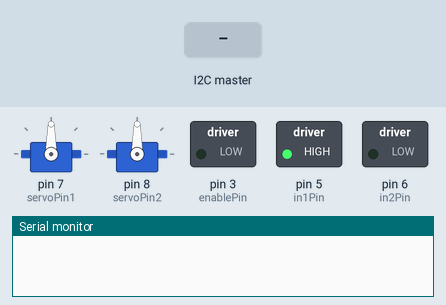
This sketch was run on a simulated Arduino Uno, built with avr-gcc and run on an emulated ATmega328P. Shown: 2 × servo, switched loads named in the sketch (green lamp = pin HIGH), the last lines printed to the serial monitor. The test bench sets the inputs (shaded band).

Above: at 1.2 s.
1.3 s: the I2C master sends the byte 1
At 2.4 s:
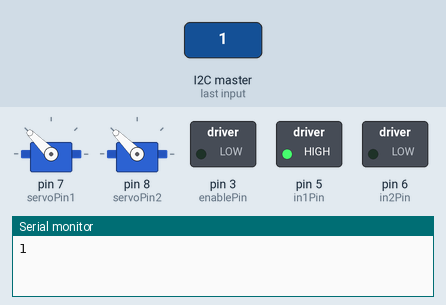
2.8 s: the I2C master sends the byte 2
At 3.5 s:
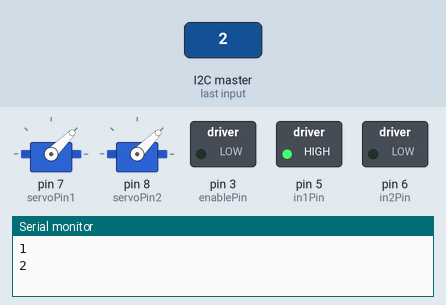
4.3 s: the I2C master sends the byte 0
At 4.6 s:
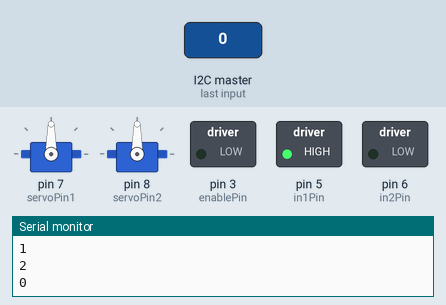
Timing chart, 0 to 7.3 s (numbered marks = the images above; inputs shaded):
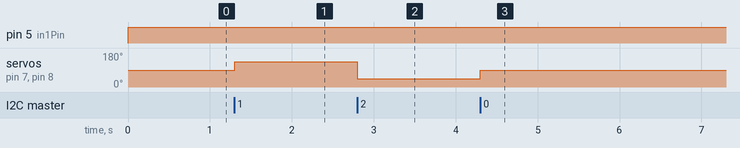

Measured:
- after the input at 1.3 s, servo on pin 7 (servoPin1), servo on pin 8 (servoPin2): 90° → 135° at once
- after the input at 2.8 s, servo on pin 7 (servoPin1), servo on pin 8 (servoPin2): 135° → 45° at once
- after the input at 4.3 s, servo on pin 7 (servoPin1), servo on pin 8 (servoPin2): 45° → 90° at once

The sketch:

slave-lokaverkefni-vesm2.ino
```cpp
// Sæki Wire library-ið svo að ég geti sent upplýsingar milli báða arduino-ana og ég sæki servo svo að ég geti stjórnað servo-unum
#include <Wire.h>
#include <Servo.h>

// Defina slave I2C addressið og echoPin og trigPin fyrir ultrasonic sensorinn
#define SLAVE_ADDR 9
#define echoPin 4
#define trigPin 2

// Geri receiveEvent og request sem að keyra smá kóða til að taka á móti og suprja eftir upplýsingum frá slave arduino
void receiveEvent(int);
void requestEvent();

// Set upp pinnanna fyrir L293D chip-ið sem að stjórnar DC mótorunum
int enablePin = 3;
int in1Pin = 5;
int in2Pin = 6;

// Set upp báða servo pinnanna
int servoPin1 = 7;
int servoPin2 = 8;

// Bæy til servo object fyrir báða servo-ana
Servo Servo1;
Servo Servo2;

// Breyta fyrir upplýsingar sem ég fæ frá master
int rd;

boolean reverse = 0;

void setup() {

  // Tengi servo-ana við pinnana sem þeir eru í
  Servo1.attach(servoPin1);
  Servo2.attach(servoPin2);

  pinMode(trigPin, OUTPUT); // Læt trigPinnann sem OUTPUT
  pinMode(echoPin, INPUT); // Læt ehcoPinnann sem INPUT
  Serial.begin(9600); // // Set upp Serial

  pinMode(in1Pin, OUTPUT);
  pinMode(in2Pin, OUTPUT);
  pinMode(enablePin, OUTPUT);

  // Byrja I2C samskipti sem slave
  Wire.begin(8);
  Wire.onReceive(receiveEvent);
  Wire.onRequest(requestEvent);


}

void loop() {
  // Ég sendi númer frá masterinum til slave eftir því hvaða átt notandi ýtir á tökkunum á fjarstýringunni og eftir því hvaða átt hann velur þá læt ég bílinn fara í rétta átt
  if (rd == 4) {
    setMotor(200, reverse);
  }
  else if (rd == 3) {
    setMotor(200, ! reverse);
  }
  else if (rd == 2) {
    Servo1.write(45);
    Servo2.write(45);
  }
  else if (rd == 1) {
    Servo1.write(135);
    Servo2.write(135);
  } else {
    Servo1.write(90);
    Servo2.write(90);
    setMotor(0, reverse);
  }
}

// Hérna er tekið inn tvær breytur speed sem að velur hversu hratt DC mótorinn fer og tekur inn breytu reverse sem að er venjulega 0 en ef notandi velur að bakka þá verður breytan 1 og bíllinn bakkar eða fer áfram eftir því
void setMotor(int speed, boolean reverse)
{
  analogWrite(enablePin, speed);
  digitalWrite(in1Pin, ! reverse);
  digitalWrite(in2Pin, reverse);
}

void receiveEvent(int howMany) {
  // Tek inn upplýsingar frá master-inum
  rd = Wire.read();
  // Prenta það sem mér er sent
  Serial.println(rd);

}

// Þegar að masterinn vill fá upplýsingar frá slave-inum þá keyrir þessi kóði
void requestEvent()
{
  // Hérna keyrir smá kóði sem að finnur út hversu marga sentimetra hlutur er í burtu frá ultrasonic sensorinum
  long duration;
  int distance;
  digitalWrite(trigPin, LOW);
  delayMicroseconds(2);
  // Lætur trigPinnann HIGH í tíu míkrósekúndur
  digitalWrite(trigPin, HIGH);
  delayMicroseconds(10);
  digitalWrite(trigPin, LOW);
  // Lesur echoPinnann og skilar hversu lengi hljóðið tók að fara til hlutsins
  duration = pulseIn(echoPin, HIGH);
  // Formúla til að finna út hvernig maður breytir tímanum í sentimetra.
  byte SlaveSend = duration * 0.034 / 2;
  // Ég sendi síðan hversu marga sentimetra hlutur er frá ultrasonic sensorinum til mastersins svo hann getur sýnt það á lcd display-inu
  Wire.write(SlaveSend);
}
```
